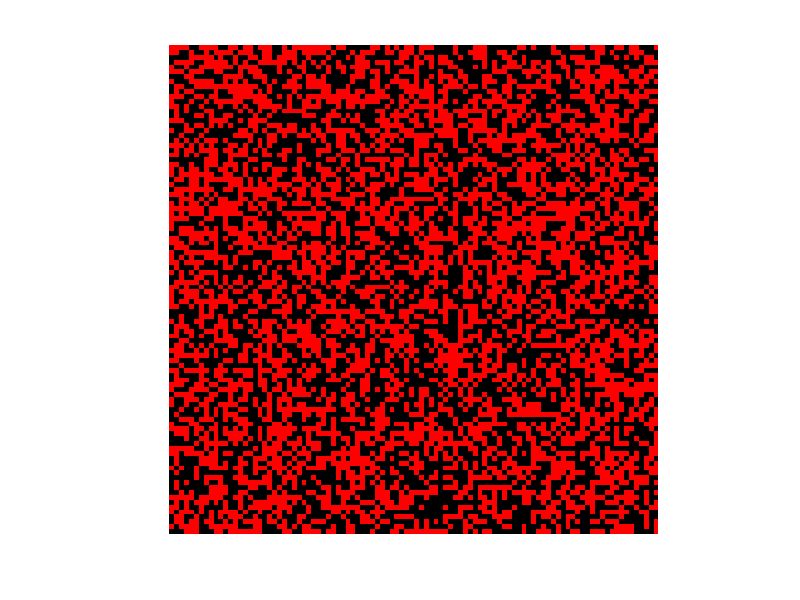

Recreate this plot in MATLAB.
A = randi([0, 255], 100, 100);

sorted_intensities = sort(A(:), 'descend');
figure;
plot(sorted_intensities);
title('Sorted Intensities in Decreasing Order');
xlabel('Index');
ylabel('Intensity');


t = 128; 
RGB = zeros(100, 100, 3);
RGB(:,:,1) = 255 * (A > t); 
imshow(uint8(RGB)); 


X = A(1:50, 1:50); 


A_mean = mean(A(:));
A_new = A - A_mean;


y = 1:12;
z = reshape(y, [4, 3]); 


v = [1 8 8 2 1 3 9 8]; 
x = sum(v == 8); 
